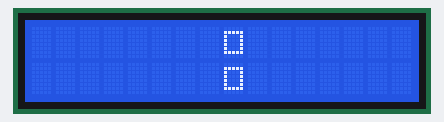
Bench run of a sketch on a simulated Arduino Uno, built with avr-gcc and run on an emulated ATmega328P. Shown: 16×2 character LCD. WiFi joins after 1.5 s; servers stay silent unless stated; what the sketch prints to the serial monitor is not drawn.

Above: at 2.7 s.
At 9.8 s:
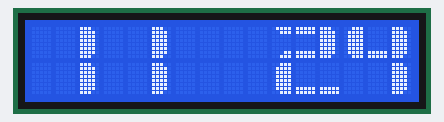
At 19.0 s:
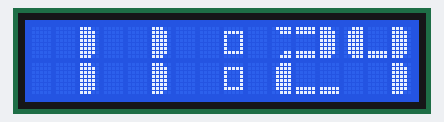
At 32.2 s:
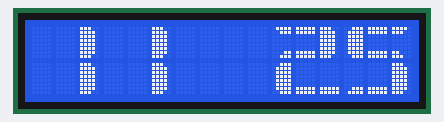
At 37.3 s:
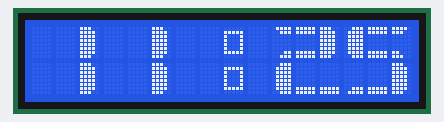

Measured:
- what the display in image 0 shows lasts 1.1 s, from 2.6 s to 3.7 s

The sketch:

ntp_16x2.ino
```cpp
//sample code originated at http://www.openreefs.com/ntpServer
//modified by Steve Spence, http://arduinotronics.blogspot.com

#include <SPI.h>
#include <Ethernet.h>
#include <EthernetUdp.h>
#include <TimeLib.h>
#include <LiquidCrystal_I2C.h>

LiquidCrystal_I2C  lcd(0x27, 2, 1, 0, 4, 5, 6, 7);

/* ******** Ethernet Card Settings ******** */
// Set this to your Ethernet Card Mac Address
byte mac[] = { 0x90, 0xA2, 0xDA, 0x00, 0x23, 0x36 };

/* ******** NTP Server Settings ******** */
/* us.pool.ntp.org NTP server
   (Set to your time server of choice) */
IPAddress timeServer(94, 177, 172, 69);

/* Set this to the offset (in seconds) to your local time
   This example is GMT - 4 */
const long timeZoneOffset = +3600L;

/* Syncs to NTP server every 15 seconds for testing,
   set to 1 hour or more to be reasonable */
unsigned int ntpSyncTime = 3600;


/* ALTER THESE VARIABLES AT YOUR OWN RISK */
// local port to listen for UDP packets
unsigned int localPort = 8888;
// NTP time stamp is in the first 48 bytes of the message
const int NTP_PACKET_SIZE = 48;
// Buffer to hold incoming and outgoing packets
byte packetBuffer[NTP_PACKET_SIZE];
// A UDP instance to let us send and receive packets over UDP
EthernetUDP Udp;
// Keeps track of how long ago we updated the NTP server
unsigned long ntpLastUpdate = 0;
// Check last time clock displayed (Not in Production)
time_t prevDisplay = 0;
unsigned long ti;
// the 8 arrays that form each segment of the custom numbers
byte bar1[8] =
{
  B11100,
  B11110,
  B11110,
  B11110,
  B11110,
  B11110,
  B11110,
  B11100
};
byte bar2[8] =
{
  B00111,
  B01111,
  B01111,
  B01111,
  B01111,
  B01111,
  B01111,
  B00111
};
byte bar3[8] =
{
  B11111,
  B11111,
  B00000,
  B00000,
  B00000,
  B00000,
  B11111,
  B11111
};
byte bar4[8] =
{
  B11110,
  B11100,
  B00000,
  B00000,
  B00000,
  B00000,
  B11000,
  B11100
};
byte bar5[8] =
{
  B01111,
  B00111,
  B00000,
  B00000,
  B00000,
  B00000,
  B00011,
  B00111
};
byte bar6[8] =
{
  B00000,
  B00000,
  B00000,
  B00000,
  B00000,
  B00000,
  B11111,
  B11111
};
byte bar7[8] =
{
  B00000,
  B00000,
  B00000,
  B00000,
  B00000,
  B00000,
  B00111,
  B01111
};
byte bar8[8] =
{
  B11111,
  B11111,
  B00000,
  B00000,
  B00000,
  B00000,
  B00000,
  B00000
};


void setup() {
  lcd.begin(16, 2);
  lcd.setBacklightPin(3, POSITIVE);
  lcd.setBacklight(HIGH);

  // assignes each segment a write number
  lcd.createChar(1, bar1);
  lcd.createChar(2, bar2);
  lcd.createChar(3, bar3);
  lcd.createChar(4, bar4);
  lcd.createChar(5, bar5);
  lcd.createChar(6, bar6);
  lcd.createChar(7, bar7);
  lcd.createChar(8, bar8);

  Serial.begin(9600);
  int i = 0;
  int DHCP = 0;
  DHCP = Ethernet.begin(mac);
  //Try to get dhcp settings 30 times before giving up
  while ( DHCP == 0 && i < 30) {
    delay(1000);
    DHCP = Ethernet.begin(mac);
    i++;
  }
  if (!DHCP) {
    Serial.println("DHCP FAILED");
    for (;;); //Infinite loop because DHCP Failed
  }
  Serial.println("DHCP Success");

  //Try to get the date and time
  int trys = 0;
  while (!getTimeAndDate() && trys < 10) {
    trys++;
  }
}

// Do not alter this function, it is used by the system
int getTimeAndDate() {
  int flag = 0;
  Udp.begin(localPort);
  sendNTPpacket(timeServer);
  delay(1000);
  if (Udp.parsePacket()) {
    Udp.read(packetBuffer, NTP_PACKET_SIZE); // read the packet into the buffer
    unsigned long highWord, lowWord, epoch;
    highWord = word(packetBuffer[40], packetBuffer[41]);
    lowWord = word(packetBuffer[42], packetBuffer[43]);
    epoch = highWord << 16 | lowWord;
    epoch = epoch - 2208988800 + timeZoneOffset;
    flag = 1;
    setTime(epoch);
    ntpLastUpdate = now();
  }
  return flag;
}

// Do not alter this function, it is used by the system
unsigned long sendNTPpacket(IPAddress& address)
{
  memset(packetBuffer, 0, NTP_PACKET_SIZE);
  packetBuffer[0] = 0b11100011;
  packetBuffer[1] = 0;
  packetBuffer[2] = 6;
  packetBuffer[3] = 0xEC;
  packetBuffer[12]  = 49;
  packetBuffer[13]  = 0x4E;
  packetBuffer[14]  = 49;
  packetBuffer[15]  = 52;
  Udp.beginPacket(address, 123);
  Udp.write(packetBuffer, NTP_PACKET_SIZE);
  Udp.endPacket();
}

void custom0(int col)
{ // uses segments to build the number 0
  lcd.setCursor(col, 0);
  lcd.write(2);
  lcd.write(8);
  lcd.write(1);
  lcd.setCursor(col, 1);
  lcd.write(2);
  lcd.write(6);
  lcd.write(1);
}

void custom1(int col)
{
  lcd.setCursor(col, 0);
  lcd.write(32);
  lcd.write(32);
  lcd.write(1);
  lcd.setCursor(col, 1);
  lcd.write(32);
  lcd.write(32);
  lcd.write(1);
}

void custom2(int col)
{
  lcd.setCursor(col, 0);
  lcd.write(5);
  lcd.write(3);
  lcd.write(1);
  lcd.setCursor(col, 1);
  lcd.write(2);
  lcd.write(6);
  lcd.write(6);
}

void custom3(int col)
{
  lcd.setCursor(col, 0);
  lcd.write(5);
  lcd.write(3);
  lcd.write(1);
  lcd.setCursor(col, 1);
  lcd.write(7);
  lcd.write(6);
  lcd.write(1);
}

void custom4(int col)
{
  lcd.setCursor(col, 0);
  lcd.write(2);
  lcd.write(6);
  lcd.write(1);
  lcd.setCursor(col, 1);
  lcd.write(32);
  lcd.write(32);
  lcd.write(1);
}

void custom5(int col)
{
  lcd.setCursor(col, 0);
  lcd.write(2);
  lcd.write(3);
  lcd.write(4);
  lcd.setCursor(col, 1);
  lcd.write(7);
  lcd.write(6);
  lcd.write(1);
}

void custom6(int col)
{
  lcd.setCursor(col, 0);
  lcd.write(2);
  lcd.write(3);
  lcd.write(4);
  lcd.setCursor(col, 1);
  lcd.write(2);
  lcd.write(6);
  lcd.write(1);
}

void custom7(int col)
{
  lcd.setCursor(col, 0);
  lcd.write(2);
  lcd.write(8);
  lcd.write(1);
  lcd.setCursor(col, 1);
  lcd.write(32);
  lcd.write(32);
  lcd.write(1);
}

void custom8(int col)
{
  lcd.setCursor(col, 0);
  lcd.write(2);
  lcd.write(3);
  lcd.write(1);
  lcd.setCursor(col, 1);
  lcd.write(2);
  lcd.write(6);
  lcd.write(1);
}

void custom9(int col)
{
  lcd.setCursor(col, 0);
  lcd.write(2);
  lcd.write(3);
  lcd.write(1);
  lcd.setCursor(col, 1);
  lcd.write(7);
  lcd.write(6);
  lcd.write(1);
}
void printNumber(int value, int col) {
  if (value == 0) {
    custom0(col);
  } if (value == 1) {
    custom1(col);
  } if (value == 2) {
    custom2(col);
  } if (value == 3) {
    custom3(col);
  } if (value == 4) {
    custom4(col);
  } if (value == 5) {
    custom5(col);
  } if (value == 6) {
    custom6(col);
  } if (value == 7) {
    custom7(col);
  } if (value == 8) {
    custom8(col);
  } if (value == 9) {
    custom9(col);
  }

}

void printLCD() {
  int m, c, d, u;

  m = hour() / 10;
  c = hour() % 10;
  d = minute() / 10;
  u = minute() % 10;

  lcd.setCursor(0, 0);
  printNumber(m, 0);
  printNumber(c, 3);
  printNumber(d, 10);
  printNumber(u, 13);


}


// This is where all the magic happens...
void loop() {

  // Update the time via NTP server as often as the time you set at the top
  if (now() - ntpLastUpdate > ntpSyncTime) {
    int trys = 0;
    while (!getTimeAndDate() && trys < 10) {
      trys++;
    }
    if (trys < 10) {
      Serial.println("ntp server update success");
    }
    else {
      Serial.println("ntp server update failed");
    }
  }

  // Display the time if it has changed by more than a second.
  if ( now() != prevDisplay) {
    prevDisplay = now();
    ti = millis(); // Initial time for the Timer of Hour/Time
    while ((millis() - ti) < 1000) {
      lcd.setCursor(8, 0);
      lcd.write((char)219);
      lcd.setCursor(8, 1);
      lcd.write((char)219);
    }

    printLCD();
    ti = millis(); // Initial time for the Timer of Hour/Time
    while ((millis() - ti) < 1000) {
      lcd.setCursor(8, 0);
      lcd.write(" ");
      lcd.setCursor(8, 1);
      lcd.write(" ");
    }
  }
}
```
